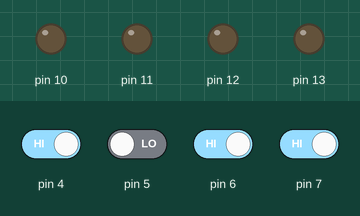
Bench run of a sketch on a simulated Arduino Uno, built with avr-gcc and run on an emulated ATmega328P. Parts: output pins drawn as LEDs (lit = HIGH). The test bench sets the inputs (shaded band); at power-on: pin 4, pin 6, pin 7 HIGH, pin 5 LOW. What the sketch prints to the serial monitor is not drawn.

Above: at 2.8 s.
2.9 s: pin 7 driven LOW
6.5 s: pin 4 driven LOW
At 9.2 s:
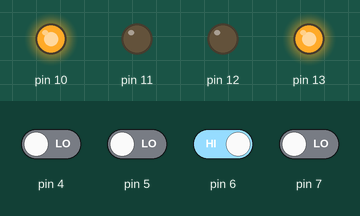
9.5 s: pin 5 driven HIGH
At 11.8 s:
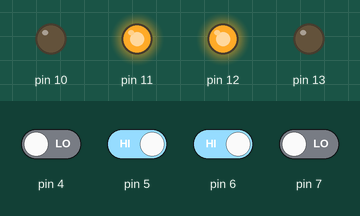
12.5 s: pin 6 driven LOW
At 15.2 s:
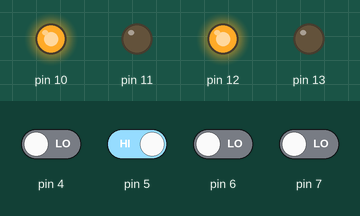
15.5 s: pin 6 driven HIGH
At 17.7 s:
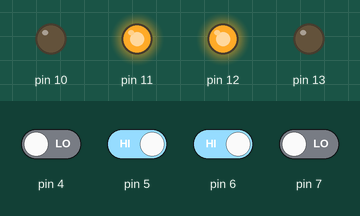
18.5 s: pin 5 driven LOW
At 21.3 s:
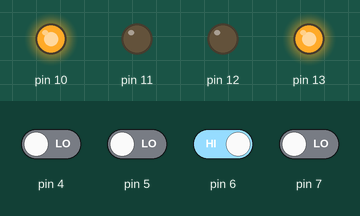
Timing chart, 0 to 22.5 s (numbered marks = the images above; inputs shaded):
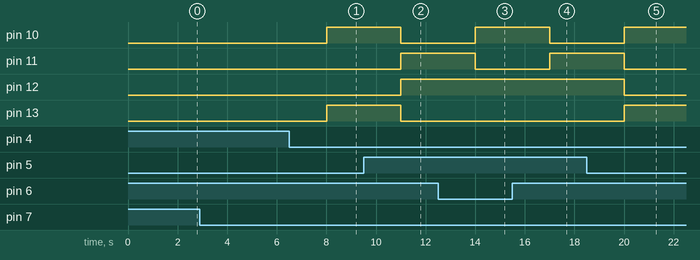

The sketch:

MobileControlled.ino
```cpp
void setup() {
  // put your setup code here, to run once:
  Serial.begin(9600);
  pinMode(10,OUTPUT);
  pinMode(11,OUTPUT);
  pinMode(12,OUTPUT);
  pinMode(13,OUTPUT);
  pinMode(4,INPUT);
  pinMode(5,INPUT);
  pinMode(6,INPUT);
  pinMode(7,INPUT);

}
void moveRobot(String motion){
  if(motion =="Forward")
  {
    digitalWrite(10,HIGH);
    digitalWrite(11,LOW);
    digitalWrite(12,HIGH);
    digitalWrite(13,LOW);
Serial.println("Forward");

  }
  if(motion =="Backward")
  {
    digitalWrite(10,LOW);
    digitalWrite(11,HIGH);
    digitalWrite(12,LOW);
    digitalWrite(13,HIGH);
Serial.println("Backward");


  }
  if(motion =="Right")
  {
    digitalWrite(10,LOW);
    digitalWrite(11,HIGH);
    digitalWrite(12,HIGH);
    digitalWrite(13,LOW);
Serial.println("Right");


  }
  if(motion =="Left")
  {
    digitalWrite(10,HIGH);
    digitalWrite(11,LOW);
    digitalWrite(12,LOW);
    digitalWrite(13,HIGH);
Serial.println("Left");


  }
  if(motion =="Stop")
  {
    digitalWrite(10,LOW);
    digitalWrite(11,LOW);
    digitalWrite(12,LOW);
    digitalWrite(13,LOW);
Serial.println("Stop");


  }
  }

void loop() {
  // put your main code here, to run repeatedly:
 int d0=digitalRead(4);
 int d1=digitalRead(5);
 int d2=digitalRead(6);
 int d3=digitalRead(7);
Serial.print(String(d3)+" "+String(d2)+" "+String(d1)+" "+String(d0)+" ");
 delay(1000);
 if((d3==0)&&(d2==0)&&(d1==1)&&(d0==0)){
  moveRobot("Forward");
 Serial.println("Forward");
 }
 if((d3==1)&&(d2==0)&&(d1==0)&&(d0==0)){
  moveRobot("Backward");
  Serial.println("Backward");
 }
 if((d3==0)&&(d2==1)&&(d1==1)&&(d0==0)){
  moveRobot("Right");
  Serial.println("Right");
 }
 if((d3==0)&&(d2==1)&&(d1==0)&&(d0==0)){
  moveRobot("Left");
  Serial.println("Left");
 }
 if((d3==0)&&(d2==1)&&(d1==0)&&(d0==1)){
  moveRobot("Stop");
  Serial.println("Stop");
 }

}
```

Measured:
- after the input at 2.9 s, every drawn part: stays the same
- after the input at 6.5 s, pin 10, pin 13: LOW → HIGH after 1.5 s
- after the input at 9.5 s, pin 10, pin 13: HIGH → LOW after 1.5 s; pin 11, pin 12: LOW → HIGH after 1.5 s
- after the input at 12.5 s, pin 10: LOW → HIGH after 1.5 s; pin 11: HIGH → LOW after 1.5 s
- after the input at 15.5 s, pin 10: HIGH → LOW after 1.5 s; pin 11: LOW → HIGH after 1.5 s
- after the input at 18.5 s, pin 10, pin 13: LOW → HIGH after 1.5 s; pin 11, pin 12: HIGH → LOW after 1.5 s
